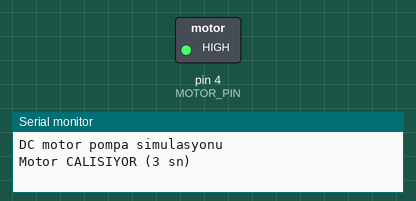
A sketch run on a simulated Arduino Uno, built with avr-gcc and run on an emulated ATmega328P. On the bench: switched loads named in the sketch (green lamp = pin HIGH), the last lines printed to the serial monitor.

Above: at 1.5 s.
At 4.5 s:
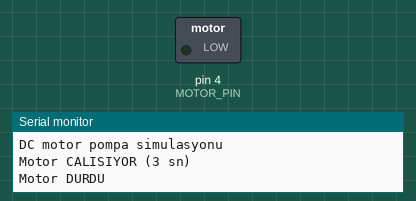
Timing chart, 0 to 7.8 s (numbered marks = the images above):
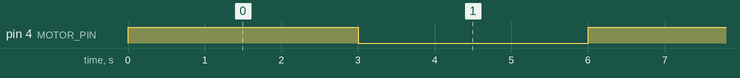

The sketch:

17-dc-motor.ino
```cpp
// Ref: docs/malzemeler.md#dc-motor, docs/malzemeler.md#bc547
// Faz 3 — Modül 17: DC Motor (BC547 ile)
// Baglanti: Baz→D4 (1K direnc ile), Kollektor→motor-, Emiter→GND
// Motor+: ayri guc (5V), flyback diyot paralel (1N4007 onerilir)

const int MOTOR_PIN = 4;

void setup() {
  pinMode(MOTOR_PIN, OUTPUT);
  Serial.begin(9600);
  Serial.println("DC motor pompa simulasyonu");
}

void loop() {
  Serial.println("Motor CALISIYOR (3 sn)");
  analogWrite(MOTOR_PIN, 200);
  delay(3000);

  Serial.println("Motor DURDU");
  analogWrite(MOTOR_PIN, 0);
  delay(3000);
}
```

Measured:
- by itself, pin 4 (MOTOR_PIN): alternates HIGH for 3.0 s and LOW for 3.0 s
